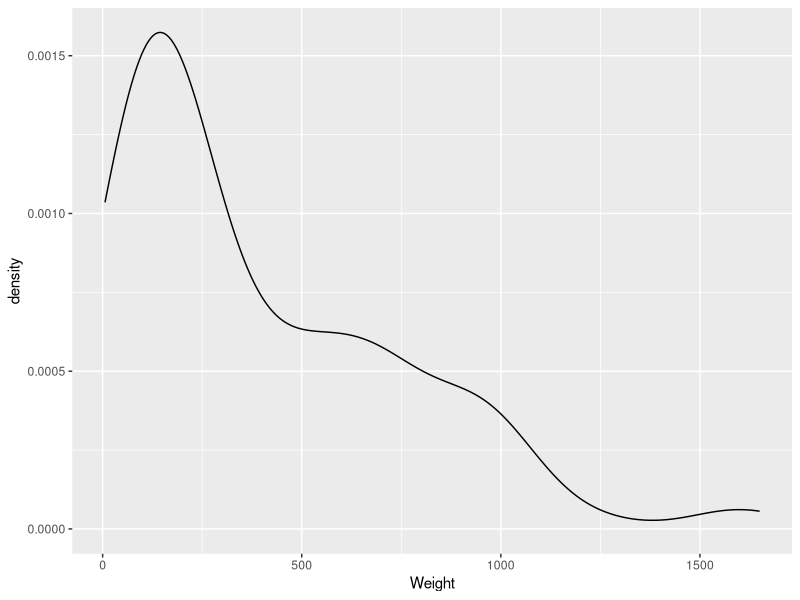
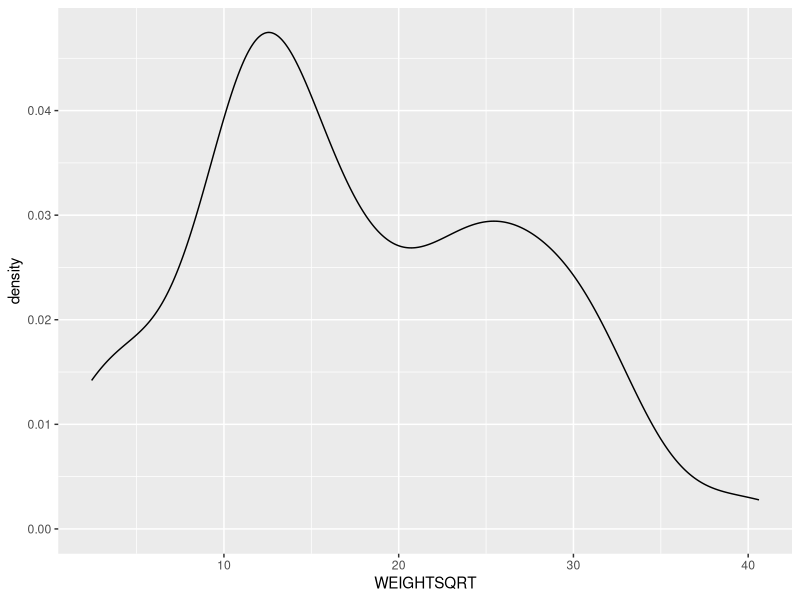

Generate these figures, in order, with R:
## ---- chunk 1
knitr::opts_chunk$set(echo = TRUE)
## ---- chunk 2
library(car)
library(dplyr)
library(ggplot2)
library(knitr)
library(kableExtra)
## ---- chunk 3
FISH <- read.csv("Fish.csv", stringsAsFactors = TRUE)
count <- nrow(FISH)
## ---- chunk 4
species_count <- data.frame(table(FISH$Species))
species_count <- rename(species_count, Species = Var1, Number = Freq)

species_count %>%
  kbl(caption = "Table1: Number of Observations by Species") %>%
  kable_classic_2(full_width = F, position = "left") %>%
  column_spec(1, width = "20em")
## ---- chunk 5
num <- length(FISH$Weight[FISH$Weight == 0])
min <- round(min(FISH$Weight),2)
max <- round(max(FISH$Weight),2)
mean <- round(mean(FISH$Weight),2)
stdev <- round(sd(FISH$Weight),2)
roach <- FISH[FISH$Species == "Roach",]
mean_roach <- mean(roach$Weight)
FISH[FISH$Species == "Roach","Weight"] <- mean_roach
## ---- chunk 6
ggplot(FISH, aes(x=Weight)) + geom_density()


## ---- chunk 7
FISH$WEIGHTSQRT <- sqrt(FISH$Weight)
ggplot(FISH, aes(x=WEIGHTSQRT)) + geom_density()
